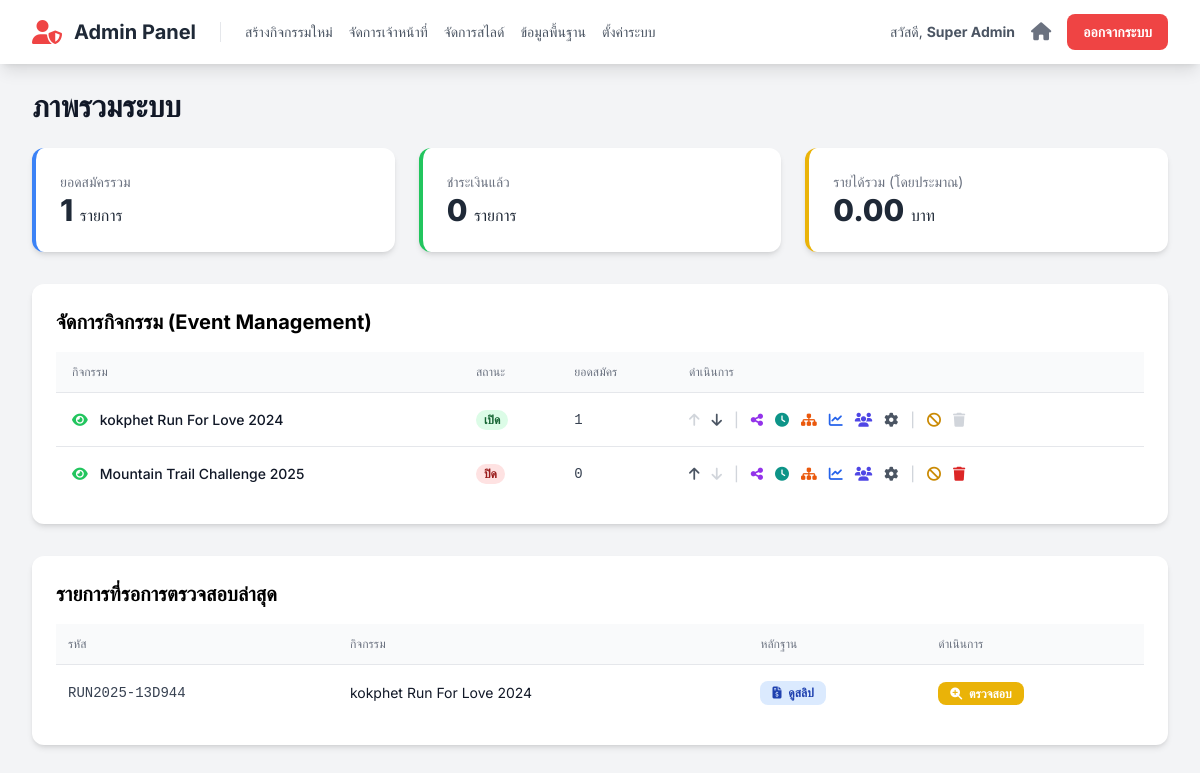
The page /admin/index.php (signed in) on the database as committed earlier.
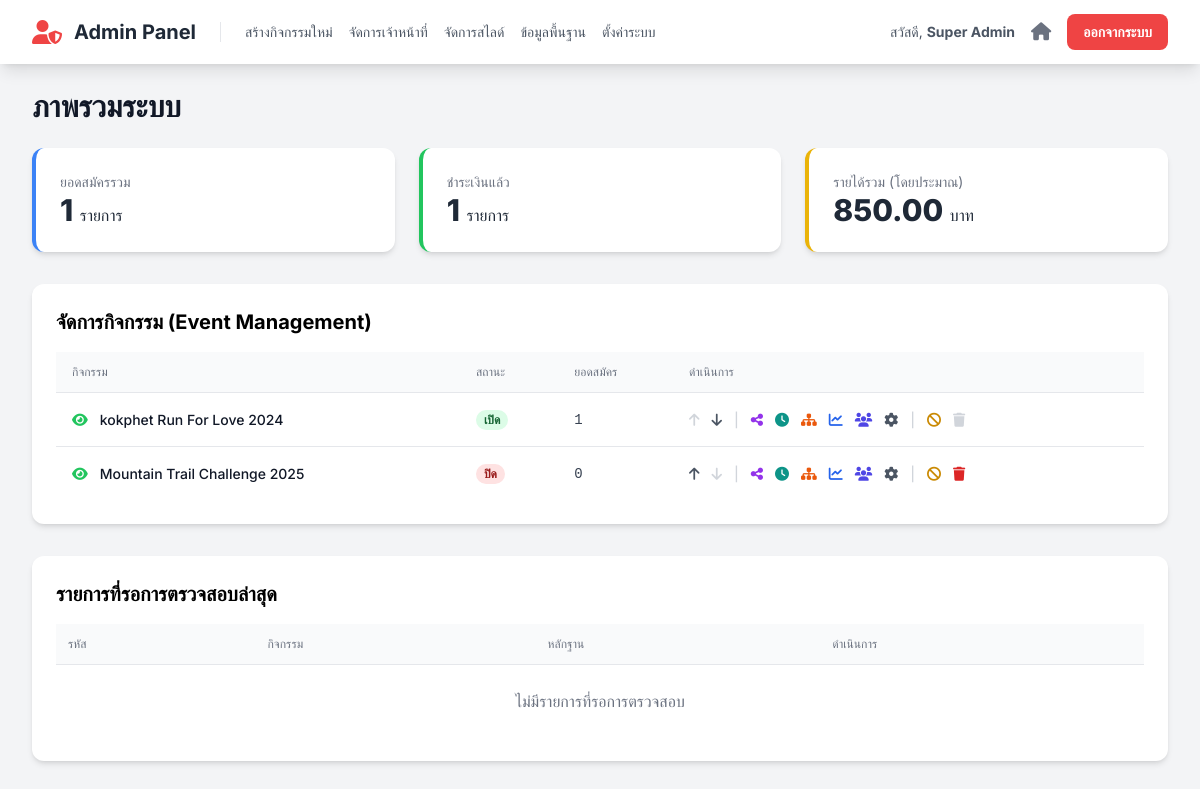
The same page on the database as committed later.
### tables this page shows
CREATE TABLE `events` (
  `id` int(11) NOT NULL,
  `event_code` varchar(50) NOT NULL COMMENT 'รหัสอ้างอิงกิจกรรม เช่น sskpa-run-25',
  `name` varchar(255) NOT NULL COMMENT 'ชื่อกิจกรรม',
  `slogan` varchar(255) DEFAULT NULL,
  `theme_color` varchar(20) NOT NULL DEFAULT 'indigo',
  `color_code` varchar(7) NOT NULL DEFAULT '#4f46e5',
  `logo_text` varchar(100) DEFAULT NULL,
  `is_visible` tinyint(1) NOT NULL DEFAULT 1,
  `is_cancelled` tinyint(1) NOT NULL DEFAULT 0,
  `sort_order` int(11) NOT NULL DEFAULT 0,
  `is_registration_open` tinyint(1) NOT NULL DEFAULT 0 COMMENT '0=ปิด, 1=เปิด',
  `organizer` varchar(255) DEFAULT NULL,
  `organizer_phone` varchar(50) DEFAULT NULL,
  `organizer_email` varchar(100) DEFAULT NULL,
  `organizer_line_id` varchar(100) DEFAULT NULL,
  `organizer_logo_url` text DEFAULT NULL,
  `contact_person_name` varchar(255) DEFAULT NULL,
  `contact_person_phone` varchar(50) DEFAULT NULL,
  `payment_bank` varchar(100) DEFAULT NULL,
  `payment_account_name` varchar(255) DEFAULT NULL,
  `payment_account_number` varchar(50) DEFAULT NULL,
  `payment_qr_code_url` text DEFAULT NULL,
  `start_date` datetime NOT NULL,
  `cover_image_url` text DEFAULT NULL,
  `card_thumbnail_url` text DEFAULT NULL,
  `map_embed_url` text DEFAULT NULL,
  `map_direction_url` text DEFAULT NULL,
  `description` text DEFAULT NULL,
  `awards_description` text DEFAULT NULL,
  `bib_prefix` varchar(20) DEFAULT NULL COMMENT 'คำนำหน้า BIB',
  `bib_start_number` int(11) NOT NULL DEFAULT 1 COMMENT 'เลข BIB เริ่มต้น',
  `bib_padding` int(11) NOT NULL DEFAULT 4 COMMENT 'จำนวนหลักของเลข BIB',
  `bib_next_number` int(11) DEFAULT NULL COMMENT 'เลข BIB ลำดับถัดไปที่จะใช้',
  `corral_settings` longtext DEFAULT NULL COMMENT 'การตั้งค่ากลุ่มปล่อยตัว' CHECK (json_valid(`corral_settings`)),
  `bib_background_url` text DEFAULT NULL COMMENT 'Path to custom BIB background image'
);

CREATE TABLE `registrations` (
  `id` int(11) NOT NULL,
  `registration_code` varchar(20) NOT NULL COMMENT 'รหัสการสมัคร เช่น R001',
  `user_id` int(11) DEFAULT NULL COMMENT 'เชื่อมกับตาราง users ถ้าสมัครแบบ login',
  `event_id` int(11) NOT NULL,
  `distance_id` int(11) NOT NULL,
  `race_category_id` int(11) DEFAULT NULL,
  `bib_number` varchar(20) DEFAULT NULL,
  `corral` varchar(10) DEFAULT NULL COMMENT 'กลุ่มปล่อยตัวที่นักวิ่งถูกจัดให้อยู่',
  `shirt_size` varchar(10) NOT NULL,
  `status` enum('รอชำระเงิน','รอตรวจสอบ','ชำระเงินแล้ว') NOT NULL DEFAULT 'รอชำระเงิน',
  `payment_slip_url` text DEFAULT NULL,
  `registered_at` timestamp NOT NULL DEFAULT current_timestamp(),
  `title` varchar(50) NOT NULL,
  `first_name` varchar(255) NOT NULL,
  `last_name` varchar(255) NOT NULL,
  `gender` varchar(50) DEFAULT NULL,
  `email` varchar(255) NOT NULL,
  `phone` varchar(50) NOT NULL,
  `line_id` varchar(100) DEFAULT NULL,
  `thai_id` varchar(13) NOT NULL,
  `birth_date` date DEFAULT NULL,
  `disease` varchar(255) DEFAULT 'ไม่มีโรคประจำตัว',
  `disease_detail` text DEFAULT NULL,
  `emergency_contact_name` varchar(255) DEFAULT NULL,
  `emergency_contact_phone` varchar(50) DEFAULT NULL
);

### functions.php (called while the page is built, shortened)
<?php
function e($data) {
    return htmlspecialchars($data ?? '', ENT_QUOTES, 'UTF-8');
}
?>

### admin/index.php (the view, shortened to what the changed rows need)
<?php
require_once '../config.php';
require_once '../functions.php';
$stats_query = "
    SELECT
        COUNT(r.id) as total_registrations,
        SUM(CASE WHEN r.status = 'ชำระเงินแล้ว' THEN 1 ELSE 0 END) as paid_registrations,
        SUM(CASE WHEN r.status = 'ชำระเงินแล้ว' THEN d.price ELSE 0 END) as total_revenue
    FROM registrations r
    JOIN distances d ON r.distance_id = d.id
";
$stats_stmt = $mysqli->prepare($stats_query);
$stats_stmt->execute();
$overall_stats = $stats_stmt->get_result()->fetch_assoc();
$active_events = [];
$cancelled_events = [];
$events_query_sql = "SELECT id, event_code, name, is_registration_open, is_visible, is_cancelled, sort_order FROM events";
$events_query_sql .= " ORDER BY sort_order ASC";
$result = $mysqli->query($events_query_sql);
while($row = $result->fetch_assoc()){
    if ($row['is_cancelled']) {
        $cancelled_events[] = $row;
    } else {
        $active_events[] = $row;
    }
}
$pending_query = "
    SELECT r.id, r.registration_code, e.name as event_name, r.payment_slip_url
    FROM registrations r
    JOIN events e ON r.event_id = e.id
    WHERE r.status = 'รอตรวจสอบ'
";
$pending_query .= " ORDER BY r.registered_at ASC LIMIT 5";
$pending_stmt = $mysqli->prepare($pending_query);
$pending_stmt->execute();
$pending_registrations = $pending_stmt->get_result()->fetch_all(MYSQLI_ASSOC);
include 'partials/header.php';
?>
<h1 class="text-3xl font-bold text-gray-900 mb-6">ภาพรวมระบบ</h1>
<div class="grid grid-cols-1 md:grid-cols-3 gap-6 mb-8">
    <div class="bg-white p-6 rounded-xl shadow-md border-l-4 border-green-500">
        <p class="text-sm text-gray-500">ชำระเงินแล้ว</p>
        <p class="text-3xl font-extrabold text-gray-800"><?= number_format($overall_stats['paid_registrations'] ?? 0) ?> <span class="text-base font-medium">รายการ</span></p>
    </div>
    <div class="bg-white p-6 rounded-xl shadow-md border-l-4 border-yellow-500">
        <p class="text-sm text-gray-500">รายได้รวม (โดยประมาณ)</p>
        <p class="text-3xl font-extrabold text-gray-800"><?= number_format($overall_stats['total_revenue'] ?? 0, 2) ?> <span class="text-base font-medium">บาท</span></p>
    </div>
</div>
<div class="bg-white p-6 rounded-xl shadow-md mb-8">
    <h2 class="text-xl font-bold mb-4">จัดการกิจกรรม (Event Management)</h2>
    <div class="overflow-x-auto">
        <table class="min-w-full divide-y divide-gray-200">
            <thead class="bg-gray-50">
                <tr>
                    <th class="px-4 py-3 text-left text-xs font-medium text-gray-500 uppercase">กิจกรรม</th>
                    <th class="px-4 py-3 text-left text-xs font-medium text-gray-500 uppercase">สถานะ</th>
                    <th class="px-4 py-3 text-left text-xs font-medium text-gray-500 uppercase">ยอดสมัคร</th>
                    <th class="px-4 py-3 text-left text-xs font-medium text-gray-500 uppercase">ดำเนินการ</th>
                </tr>
            </thead>
            <tbody class="bg-white divide-y divide-gray-200">
                <?php foreach($active_events as $index => $event):
                    $event_stats_stmt = $mysqli->prepare("SELECT COUNT(id) as total FROM registrations WHERE event_id = ?");
                    $event_stats_stmt->bind_param("i", $event['id']);
                    $event_stats_stmt->execute();
                    $total_regs = $event_stats_stmt->get_result()->fetch_assoc()['total'];
                ?>
                <tr>
                    <td class="px-4 py-4 whitespace-nowrap text-sm font-medium text-gray-900">
                        <div class="flex items-center gap-3">
                            <a href="../actions/update_event_visibility.php?id=<?= e($event['id']) ?>"
                               class="<?= $event['is_visible'] ? 'text-green-500' : 'text-gray-400' ?>"
                               title="<?= $event['is_visible'] ? 'ซ่อนจากหน้าแรก' : 'แสดงในหน้าแรก' ?>">
                                <i class="fa-solid fa-<?= $event['is_visible'] ? 'eye' : 'eye-slash' ?>"></i>
                            </a>
                            <span><?= e($event['name']) ?></span>
                        </div>
                    </td>
                    <td class="px-4 py-4 whitespace-nowrap text-sm">
                        <span class="px-2 inline-flex text-xs leading-5 font-semibold rounded-full <?= $event['is_registration_open'] ? 'bg-green-100 text-green-800' : 'bg-red-100 text-red-800' ?>">
                            <?= $event['is_registration_open'] ? 'เปิด' : 'ปิด' ?>
                        </span>
                    </td>
                    <td class="px-4 py-4 whitespace-nowrap text-sm text-gray-700 font-mono"><?= $total_regs ?></td>
                    <td class="px-4 py-4 whitespace-nowrap text-sm font-medium">
                        <div class="flex items-center space-x-3">
                            <?php if ($is_super_admin): ?>
                                <a href="../actions/update_event_order.php?id=<?= e($event['id']) ?>&direction=up" class="<?= $index === 0 ? 'text-gray-300 cursor-not-allowed' : 'text-gray-600 hover:text-black' ?>" title="เลื่อนขึ้น"><i class="fa-solid fa-arrow-up"></i></a>
                                <a href="../actions/update_event_order.php?id=<?= e($event['id']) ?>&direction=down" class="<?= $index === count($active_events) - 1 ? 'text-gray-300 cursor-not-allowed' : 'text-gray-600 hover:text-black' ?>" title="เลื่อนลง"><i class="fa-solid fa-arrow-down"></i></a>
                                <span class="text-gray-300">|</span>
                            <?php endif; ?>
                            <a href="#" onclick="showShareModal('<?= e($event['event_code']) ?>', '<?= e($event['name']) ?>')" class="text-purple-600 hover:text-purple-900" title="แชร์"><i class="fa-solid fa-share-alt"></i></a>
                            <a href="event_schedule.php?event_id=<?= e($event['id']) ?>" class="text-teal-600 hover:text-teal-900" title="กำหนดการ"><i class="fa-solid fa-clock"></i></a>
                            <a href="event_categories.php?event_id=<?= e($event['id']) ?>" class="text-orange-600 hover:text-orange-900" title="จัดการรุ่นการแข่งขัน"><i class="fa-solid fa-sitemap"></i></a>
                            <a href="reports.php?event_id=<?= e($event['id']) ?>" class="text-blue-600 hover:text-blue-900" title="รายงาน"><i class="fa-solid fa-chart-line"></i></a>
                            <a href="registrants.php?event_id=<?= e($event['id']) ?>" class="text-indigo-600 hover:text-indigo-900" title="ผู้สมัคร"><i class="fa-solid fa-users"></i></a>
                            <a href="event_settings.php?event_id=<?= e($event['id']) ?>" class="text-gray-600 hover:text-gray-900" title="แก้ไข"><i class="fa-solid fa-cog"></i></a>
                            <span class="text-gray-300">|</span>
                            <a href="../actions/manage_event_status.php?action=cancel&id=<?= e($event['id']) ?>" onclick="return confirm('คุณแน่ใจหรือไม่ว่าต้องการยกเลิกกิจกรรมนี้?')" class="text-yellow-600 hover:text-yellow-900" title="ยกเลิก"><i class="fa-solid fa-ban"></i></a>
                            <a href="../actions/manage_event_status.php?action=delete&id=<?= e($event['id']) ?>"
                               onclick="return confirm('คำเตือน! การลบกิจกรรมจะลบข้อมูลทั้งหมดที่เกี่ยวข้องและไม่สามารถกู้คืนได้ คุณแน่ใจหรือไม่?')"
                               class="<?= $total_regs > 0 ? 'text-gray-300 cursor-not-allowed' : 'text-red-600 hover:text-red-900' ?>"
                               <?= $total_regs > 0 ? 'aria-disabled="true" onclick="event.preventDefault(); alert(\'ไม่สามารถลบกิจกรรมที่มีผู้สมัครแล้วได้\');"' : '' ?>
                               title="<?= $total_regs > 0 ? 'ไม่สามารถลบได้' : 'ลบถาวร' ?>">
                               <i class="fa-solid fa-trash"></i>
                            </a>
                        </div>
                    </td>
                </tr>
                <?php endforeach; ?>
            </tbody>
        </table>
    </div>
</div>
<div class="bg-white p-6 rounded-xl shadow-md mt-8">
    <h2 class="text-xl font-bold mb-4">รายการที่รอการตรวจสอบล่าสุด</h2>
    <div class="overflow-x-auto">
        <table class="min-w-full divide-y divide-gray-200">
            <thead class="bg-gray-50">
                <tr>
                    <th class="px-3 py-3 text-left text-xs font-medium text-gray-500 uppercase">รหัส</th>
                    <th class="px-3 py-3 text-left text-xs font-medium text-gray-500 uppercase">กิจกรรม</th>
                    <th class="px-3 py-3 text-left text-xs font-medium text-gray-500 uppercase">หลักฐาน</th>
                    <th class="px-3 py-3 text-left text-xs font-medium text-gray-500 uppercase">ดำเนินการ</th>
                </tr>
            </thead>
            <tbody class="bg-white divide-y divide-gray-200">
                <?php if (empty($pending_registrations)): ?>
                    <tr><td colspan="4" class="text-center py-6 text-gray-500">ไม่มีรายการที่รอการตรวจสอบ</td></tr>
                <?php else: ?>
                    <?php foreach($pending_registrations as $reg): ?>
                    <tr class="hover:bg-yellow-50">
                        <td class="px-3 py-4 whitespace-nowrap text-sm font-mono text-gray-700"><?= e($reg['registration_code']) ?></td>
                        <td class="px-3 py-4 whitespace-nowrap text-sm text-gray-900"><?= e($reg['event_name']) ?></td>
                        <td class="px-3 py-4 whitespace-nowrap text-sm">
                            <button onclick="showSlipModal('<?= e($reg['payment_slip_url']) ?>', '<?= e($reg['registration_code']) ?>')" class="bg-blue-100 text-blue-800 hover:bg-blue-200 font-bold py-1 px-3 rounded-lg text-xs">
                                <i class="fa-solid fa-file-invoice-dollar mr-1"></i> ดูสลิป
                            </button>
                        </td>
                        <td class="px-3 py-4 whitespace-nowrap text-sm">
                            <a href="registrant_detail.php?reg_id=<?= e($reg['id']) ?>" class="bg-yellow-500 hover:bg-yellow-600 text-white font-bold py-1 px-3 rounded-lg text-xs">
                                <i class="fa-solid fa-search-plus mr-1"></i> ตรวจสอบ
                            </a>
                        </td>
                    </tr>
                    <?php endforeach; ?>
                <?php endif; ?>
            </tbody>
        </table>
    </div>
</div>
<?php
include 'partials/footer.php';
?>

Rows that differ between the two databases and show on the page:
removed registrations: registration_code "RUN2025-13D944", event.name "kokphet Run For Love 2024"
Other text that changed with them:
$overall_stats['paid_registrations']: "0" → "1"
$overall_stats['total_revenue']: "0.00" → "850.00"
text now shown: "ไม่มีรายการที่รอการตรวจสอบ"
